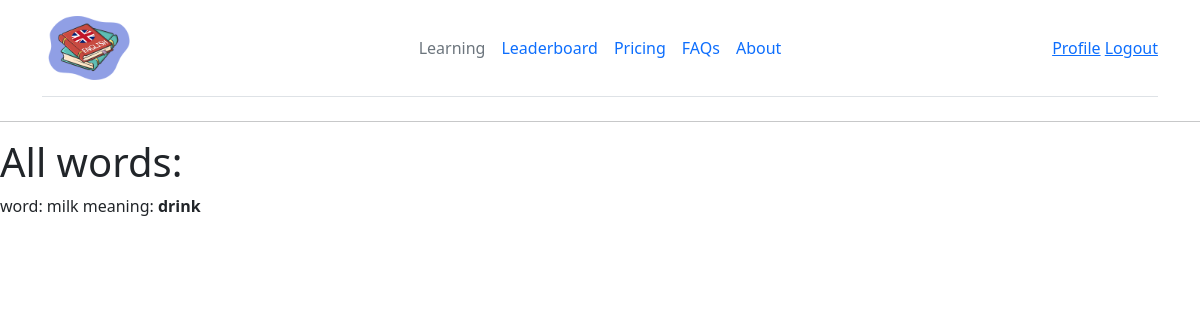
Page /see_all_words (signed in) on the earlier database version.
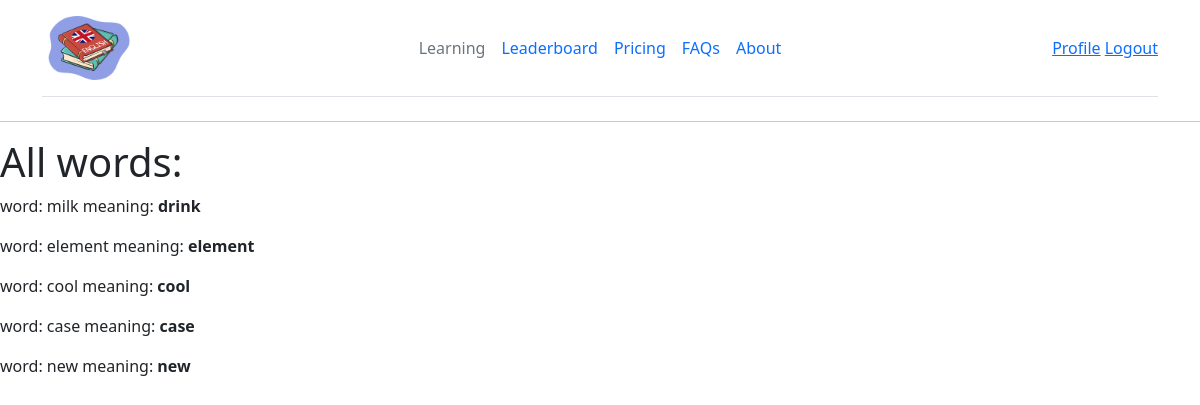
Same page on the later database version.
### app/models.py (models this page shows, shortened)
class Word(db.Model):
    id = db.Column(db.Integer, primary_key=True)
    word_text = db.Column(db.String(64), unique=True, nullable=False)
    meaning = db.Column(db.String(256))

### app/routes.py (the view)
@app.route('/see_all_words', methods=['GET', 'POST'])
@login_required
def see_all_words():
    query = sa.select(Word)
    words = db.session.scalars(query).all()
    return render_template('see_all_words.html', words=words)

### app/models.py (called while the page is built)
@login.user_loader
def load_user(id):
    return db.session.get(User, int(id))

### app/templates/see_all_words.html
{% extends "base.html" %}
{% block content %}
    <h1>All words:</h1>
    {% for word in words %}
    <div><p>word: {{ word.word_text }} meaning: <b>{{ word.meaning }}</b></p></div>
    {% endfor %}
{% endblock %}

### app/templates/base.html (shortened to what this page needs)
<html lang="en">
  <head>
    <link href="https://cdn.jsdelivr.net/npm/bootstrap@5.3.3/dist/css/bootstrap.min.css" rel="stylesheet">
  </head>
  <body>
      <div class="container">
        <header class="d-flex flex-wrap align-items-center justify-content-center justify-content-md-between py-3 mb-4 border-bottom">
          <div class="col-md-3 mb-2 mb-md-0">
            <a href="{{ url_for('index') }}" class="d-inline-flex link-body-emphasis text-decoration-none">
                <img src="../static/img/self-study.png" alt="self-study" class="bi" height="64" role="img">
            </a>
          </div>
          <ul class="nav col-12 col-md-auto mb-2 justify-content-center mb-md-0">
            <li><a href="{{ url_for('index') }}" class="nav-link px-2 link-secondary">Learning</a></li>
            <li><a href="{{ url_for('index') }}" class="nav-link px-2">Leaderboard</a></li>
            <li><a href="{{ url_for('index') }}" class="nav-link px-2">Pricing</a></li>
            <li><a href="{{ url_for('index') }}" class="nav-link px-2">FAQs</a></li>
            <li><a href="{{ url_for('index') }}" class="nav-link px-2">About</a></li>
          </ul>
          <div class="col-md-3 text-end">
            {% if current_user.is_anonymous %}
            <a href="{{ url_for('login') }}" class="btn btn-outline-primary me-2">Login</a>
            <a href="{{ url_for('register') }}" class="btn btn-primary">Sign-up</a>
            {% else %}
            <a href="{{ url_for('user', username=current_user.username) }}">Profile</a>
            <a href="{{ url_for('logout') }}">Logout</a>
        {% endif %}
          </div>
        </header>
      </div>
    <hr>
    {% block content %}{% endblock %}
  </body>
</html>

Differences in the rows shown:
added Word: word_text "element", meaning "element"
added Word: word_text "cool", meaning "cool"
added Word: word_text "case", meaning "case"
added Word: word_text "new", meaning "new"
